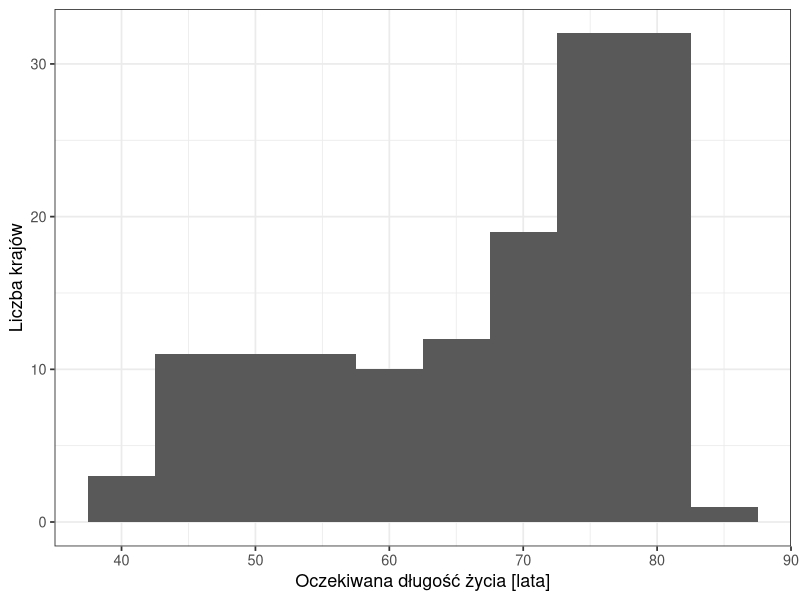

Recreate this plot in R.
## ---- chunk 1
#| message: false
library(tidyverse)
dane <- read.csv("dane/gapminder_regions.csv", encoding = "UTF-8")
dane2007 <- dane |>
  filter(year == 2007)
## ---- chunk 2
#| label: tbl-kontynenty
#| tbl-cap: "Liczba krajów i średnia oczekiwana długość życia według kontynentu, 2007"
dane2007 |>
  group_by(kontynent) |>
  summarise(n = n(), srednia = round(mean(lifeExp), 1)) |>
  knitr::kable(col.names = c("Kontynent", "Liczba krajów", "Średnia [lata]"))
## ---- chunk 3
#| label: fig-histogram
#| fig-cap: "Rozkład oczekiwanej długości życia, 142 kraje, 2007"
ggplot(dane2007, aes(x = lifeExp)) +
  geom_histogram(binwidth = 5) +
  labs(x = "Oczekiwana długość życia [lata]", y = "Liczba krajów") +
  theme_bw(base_size = 13)
